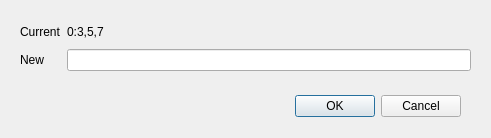
<?xml version="1.0" encoding="UTF-8"?>
<ui version="4.0">
 <class>FVW_ChansDialog</class>
 <widget class="QDialog" name="FVW_ChansDialog">
  <property name="geometry">
   <rect>
    <x>0</x>
    <y>0</y>
    <width>491</width>
    <height>138</height>
   </rect>
  </property>
  <property name="windowTitle">
   <string>Specify Visible Channels</string>
  </property>
  <widget class="QDialogButtonBox" name="buttonBox">
   <property name="geometry">
    <rect>
     <x>250</x>
     <y>90</y>
     <width>211</width>
     <height>32</height>
    </rect>
   </property>
   <property name="focusPolicy">
    <enum>Qt::StrongFocus</enum>
   </property>
   <property name="orientation">
    <enum>Qt::Horizontal</enum>
   </property>
   <property name="standardButtons">
    <set>QDialogButtonBox::Cancel|QDialogButtonBox::Ok</set>
   </property>
  </widget>
  <widget class="QWidget" name="gridLayoutWidget">
   <property name="geometry">
    <rect>
     <x>20</x>
     <y>20</y>
     <width>451</width>
     <height>51</height>
    </rect>
   </property>
   <layout class="QGridLayout" name="gridLayout">
    <property name="horizontalSpacing">
     <number>6</number>
    </property>
    <item row="1" column="0">
     <widget class="QLabel" name="label_2">
      <property name="text">
       <string>New</string>
      </property>
     </widget>
    </item>
    <item row="0" column="0">
     <widget class="QLabel" name="label">
      <property name="text">
       <string>Current</string>
      </property>
     </widget>
    </item>
    <item row="0" column="1">
     <widget class="QLabel" name="curLbl">
      <property name="sizePolicy">
       <sizepolicy hsizetype="Expanding" vsizetype="Preferred">
        <horstretch>0</horstretch>
        <verstretch>0</verstretch>
       </sizepolicy>
      </property>
      <property name="minimumSize">
       <size>
        <width>0</width>
        <height>20</height>
       </size>
      </property>
      <property name="text">
       <string>0:3,5,7</string>
      </property>
     </widget>
    </item>
    <item row="1" column="1">
     <widget class="QLineEdit" name="chansLE"/>
    </item>
   </layout>
  </widget>
 </widget>
 <tabstops>
  <tabstop>chansLE</tabstop>
  <tabstop>buttonBox</tabstop>
 </tabstops>
 <resources/>
 <connections>
  <connection>
   <sender>buttonBox</sender>
   <signal>accepted()</signal>
   <receiver>FVW_ChansDialog</receiver>
   <slot>accept()</slot>
   <hints>
    <hint type="sourcelabel">
     <x>248</x>
     <y>254</y>
    </hint>
    <hint type="destinationlabel">
     <x>157</x>
     <y>274</y>
    </hint>
   </hints>
  </connection>
  <connection>
   <sender>buttonBox</sender>
   <signal>rejected()</signal>
   <receiver>FVW_ChansDialog</receiver>
   <slot>reject()</slot>
   <hints>
    <hint type="sourcelabel">
     <x>316</x>
     <y>260</y>
    </hint>
    <hint type="destinationlabel">
     <x>286</x>
     <y>274</y>
    </hint>
   </hints>
  </connection>
 </connections>
</ui>
